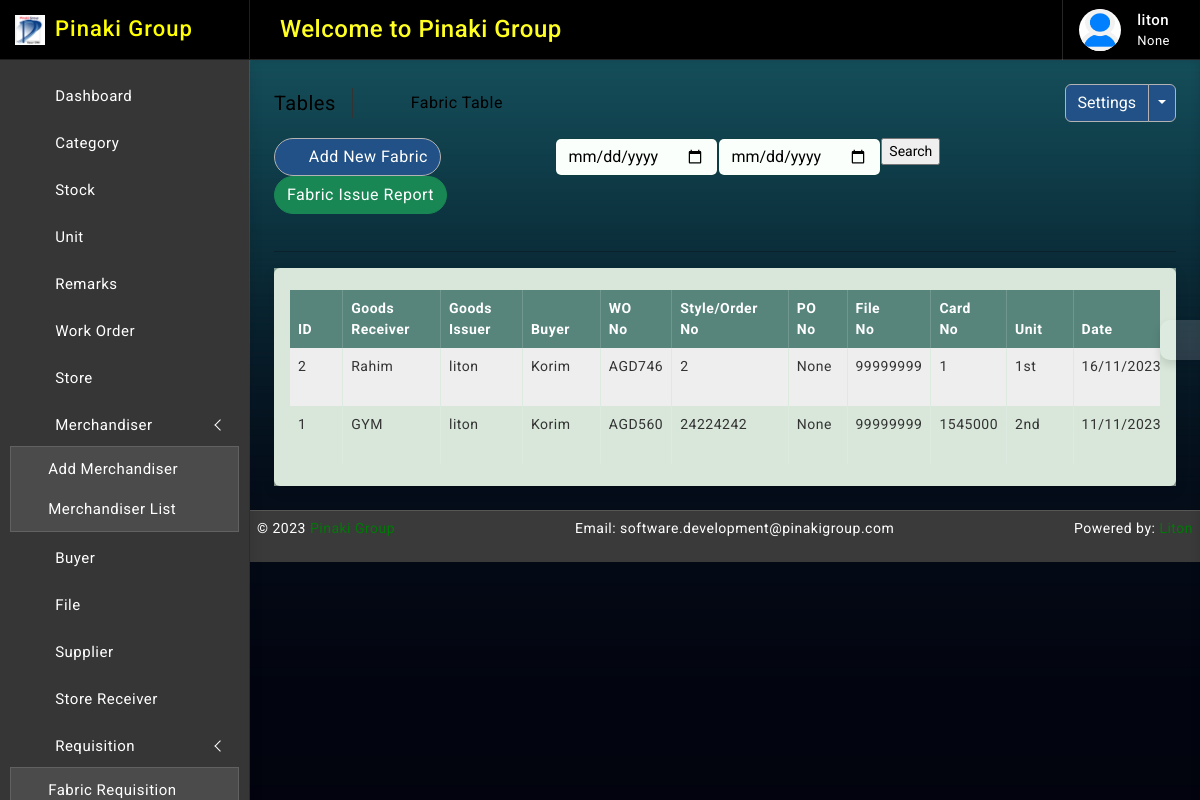
Before: /fabric_requi/ (signed in) with the older database file.
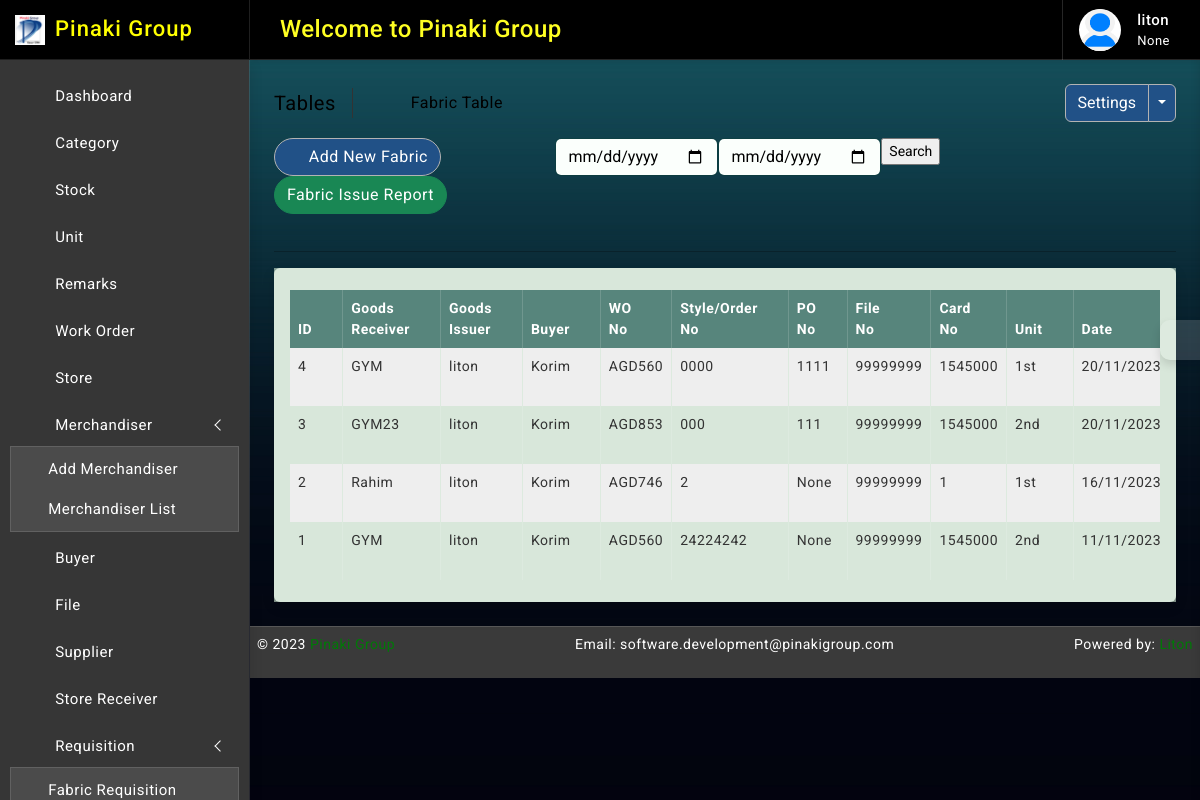
After: the same page with the newer database file.
### fabric_requi/models.py (models this page shows, shortened)
class FabricRequisitionBill(models.Model):
    billno = models.AutoField(primary_key=True)
    time = models.DateTimeField(auto_now=True)
    name = models.CharField(max_length=64, null=True, blank=True)
    buyer_name = models.CharField(max_length=64, null=True, blank=True)
    work_order_fr = models.ForeignKey(StoreBill, on_delete=models.CASCADE, blank=False, related_name='fabric_work_order')
    fileno_po = models.CharField(max_length=64, blank=False, null=True)
    po_no = models.CharField(max_length=32, null=True, blank=True)
    style_no = models.CharField(max_length=32, null=True, blank=True)
    card_no = models.CharField(max_length=32, null=True, blank=True)
    UNIT = (
        ('', 'Select'),
        ('1st', '1st'),
        ('2nd', '2nd'),
        ('3rd', '3rd'),
    )
    unit = models.CharField(max_length=64, null=True, blank=False, choices=UNIT)
    date = models.DateField(auto_now_add=True, auto_now=False)
    remarks = models.ForeignKey(Remarks, on_delete=models.CASCADE, blank=False, related_name='remarksname_fabric')
    updated_at = models.DateTimeField(auto_now_add=False, auto_now=True)
    created_at = models.DateTimeField(auto_now_add=True, auto_now=False)
    def get_items_list(self):
        return FabricRequisitionItem.objects.filter(billno=self)

### store/models.py (models this page shows, shortened)
class StoreBill(models.Model):
    billno = models.AutoField(primary_key=True)
    time = models.DateTimeField(auto_now=True)
    supplier = models.CharField(max_length=64, blank=False, null=True)
    buyer_name = models.CharField(max_length=64, blank=False, null=True)
    REPORT = (
        ('', 'Doc.Select'),
        ('Invoice', 'Invoice'),
        ('DC', 'DC'),
    )
    report = models.CharField(max_length=64, null=True, blank=False, choices=REPORT)
    report_no = models.CharField(max_length=64, null=True, blank=True)
    report_date = models.DateField(default=date.today, null=True, blank=True)
    received_date = models.DateField(auto_now_add=True, auto_now=False)
    img_file = models.ImageField(upload_to='store', default='blank.png', null=True, blank=True)
    work_order = models.ForeignKey(PurchaseBill, on_delete=models.CASCADE, blank=False, related_name='store_file_no')
    po_no = models.CharField(max_length=32, null=True, blank=True)
    master_lc_sc = models.CharField(max_length=64, blank=False, null=True)
    style_no = models.CharField(max_length=32, null=True, blank=True)
    fileno_po = models.CharField(max_length=64, blank=False, null=True)
    store_location = models.CharField(max_length=64, blank=True, null=True)
    remarks = models.ForeignKey(Remarks, on_delete=models.CASCADE, blank=False, related_name='remarksname_store')
    updated_at = models.DateTimeField(auto_now_add=False, auto_now=True)
    created_at = models.DateTimeField(auto_now_add=True, auto_now=False)
    def __str__(self):
        return str(self.work_order.work_order)

### purchase_order/models.py (models this page shows, shortened)
class PurchaseBill(models.Model):
    billno = models.AutoField(primary_key=True)
    time = models.DateTimeField(auto_now=True)
    supplier = models.ForeignKey(Supplier, on_delete=models.CASCADE, blank=False, related_name='suppliersname')
    buyer_name = models.CharField(max_length=64, blank=False, null=True)
    po_no = models.CharField(max_length=32, null=True, blank=True)
    fileno_po = models.ForeignKey(File, on_delete=models.CASCADE, blank=False, related_name='fileno_pos')
    style_no = models.CharField(max_length=32, null=True, blank=True)
    work_order = models.CharField(max_length=64, null=True, blank=True, unique=True)
    wo_date = models.DateField(auto_now_add=True, auto_now=False)
    master_lc_sc = models.CharField(max_length=64, null=True, blank=True)
    remarks = models.ForeignKey(Remarks, on_delete=models.CASCADE, blank=False, related_name='remarksname')
    updated_at = models.DateTimeField(auto_now_add=False, auto_now=True)
    created_at = models.DateTimeField(auto_now_add=True, auto_now=False)

### accounts/models.py (models this page shows, shortened)
class Profile(models.Model):
    user = models.OneToOneField(User, on_delete=models.CASCADE, null=True, blank=True, related_name="profile")
    full_name = models.CharField(max_length=64, null=True, blank=True)
    img_profile = models.ImageField(upload_to='profile', default='default.png', null=True, blank=True)
    phone = models.CharField(max_length=32, null=True, blank=True, unique=True)
    designation = models.CharField("Designation", max_length=50, null=True, blank=True)
    dob = models.DateField(default=None, null=True, blank=True)
    updated_at = models.DateTimeField(auto_now_add=False, auto_now=True)
    created_at = models.DateTimeField(auto_now_add=True, auto_now=False)

### accounts/decorators.py (the view)
        def wrapper_func(request, *args, **kwargs):
            group = None
            if request.user.groups.exists():
                group = request.user.groups.all()[0].name
            if group in allowed_roles:
                return view_func(request, *args, **kwargs)
            else:
                return render(request, 'accounts/index.html')

### templates/fabric_requi/read.html (shortened to what this page needs)
{% extends 'base/index.html' %}
{% block body %}
{% load static %}
		<div class="page-wrapper">
			<div class="page-content">
				<div class="page-breadcrumb d-none d-sm-flex align-items-center mb-3">
					<div class="breadcrumb-title pe-3">Tables</div>
					<div class="ps-3">{{group}}
						<nav aria-label="breadcrumb">
							<ol class="breadcrumb mb-0 p-0">
								<li class="breadcrumb-item"><a href="#"><i class="bx bx-home-alt"></i></a>
								</li>
								<li class="breadcrumb-item active" aria-current="page">Fabric Table</li>
							</ol>
						</nav>
					</div>
					<div class="ms-auto">
						<div class="btn-group">
							<button type="button" class="btn btn-light">Settings</button>
							<button type="button" class="btn btn-light dropdown-toggle dropdown-toggle-split" data-bs-toggle="dropdown">	<span class="visually-hidden">Toggle Dropdown</span>
							</button>
						</div>
					</div>
				</div>
					<div class="col-md-9">
						<form class="float-md-end" method='POST' action=''>
							<div class="row row-cols-md-auto g-lg-4">
								<div class="col-md-5">
									<div class="controls">
										{{ form.start_date }}
									</div>
								</div><br>
								<div class="col-md-5">
									<div class="controls">
										{{ form.end_date }}
									</div>
								</div><br>
								<div class="col-md-2">
									<div class="controls">
										<input type="submit" value='Search'/>
									</div>
								</div>
							</div>
						</form>
					</div>
				<div class="ms-auto">
					<a href="/fabric_requi/create/" class="btn btn-light radius-30 mt-2 mt-lg-0"><i class="bx bxs-plus-square"></i>Add New Fabric</a>
					<a href="/fabric_requi/report/" class="btn btn-success radius-30 mt-2 mt-lg-0">Fabric Issue Report</a>
				</div><br>
				<hr/>
				<div class="card">
					<div class="card-body">
						<div class="table-responsive">
							<table id="example2" class="table table-striped table-bordered">
								<thead>
									<tr>
										<th>ID</th>
										<th>Goods Receiver</th>
										<th>Goods Issuer</th>
                                        <th>Buyer</th>
                                        <th>WO No</th>
                                        <th>Style/Order No</th>
                                        <th>PO No</th>
                                        <th>File No</th>
                                        <th>Card No</th>
                                        <th>Unit</th>
                                        <th>Date</th>
									</tr>
								</thead>
								<tbody>
									{% for data in bills %}
									<tr>
                                        <td> <p>{{ data.billno }}</p> </td>
                                        <td>{{ data.name }}</td>
										<td>{{ user.username }}</td>
                                        <td>{{ data.buyer_name }}</td>
                                        <td>{{ data.work_order_fr }}</td>
                                        <td>{{ data.style_no }}</td>
                                        <td>{{ data.po_no }}</td>
                                        <td>{{ data.fileno_po }}</td>
                                        <td>{{ data.card_no }}</td>
                                        <td>{{ data.unit }}</td>
                                        <td>{{ data.date|date:"d/m/Y" }}</td>
									</tr>
								 {% endfor %}
								</tbody>
							</table>
						</div>
					</div>
				</div>
			</div>
		</div>
{% endblock body %}

### templates/base/index.html (shortened to what the changed rows need)
{% load static %}
<!DOCTYPE html>
<html lang="en">
<head>
<link href="{% static 'plugins/simplebar/css/simplebar.css' %}" rel="stylesheet" />
<link href="{% static 'plugins/perfect-scrollbar/css/perfect-scrollbar.css' %}" rel="stylesheet" />
<link href="{% static 'plugins/metismenu/css/metisMenu.min.css' %}" rel="stylesheet" />
<link href="{% static 'plugins/datatable/css/dataTables.bootstrap5.min.css' %}" rel="stylesheet" />
<link href="{% static 'css/bootstrap.min.css' %}" rel="stylesheet">
<link href="{% static 'css/bootstrap-extended.css' %}" rel="stylesheet">
<link href="{% static 'css/app.css' %}" rel="stylesheet">
<link href="{% static 'css/icons.css' %}" rel="stylesheet">
<link rel="stylesheet" href="https://cdnjs.cloudflare.com/ajax/libs/select2/4.0.13/css/select2.min.css">
</head>
<body class="bg-theme bg-theme2">
    <div class="wrapper">
<div class="sidebar-wrapper" data-simplebar="true">
    <ul class="metismenu" id="menu">
        {% for group in user.groups.all %}
        {% if group.name == "merchandiser" %}
        <li>
            <a class="has-arrow" href="javascript:;">
                <div class="parent-icon"><i class="bx bx-grid-alt"></i>
                </div>
                <div class="menu-title">Merchandiser</div>
            </a>
            <ul>
                <li> <a href="/merchandiser/create/"><i class="bx bx-right-arrow-alt"></i>Add Merchandiser</a>
                </li>
                <li> <a href="{% url 'merchandiser_read' %}"><i class="bx bx-right-arrow-alt"></i>Merchandiser List</a>
                </li>
            </ul>
        </li>
                <li>
                    <a href="{% url 'buyer_read' %}">
                        <div class="parent-icon"><i class="lni lni-users"></i>
                        </div>
                        <div class="menu-title">Buyer</div>
                    </a>
                </li>
                <li>
                    <a href="{% url 'file_read' %}">
                        <div class="parent-icon"><i class='bx bx-file'></i>
                        </div>
                        <div class="menu-title">File</div>
                    </a>
                </li>
                <li>
                    <a href="/supplier/create/">
                        <div class="parent-icon"><i class='lni lni-cart-full'></i>
                        </div>
                        <div class="menu-title">Supplier</div>
                    </a>
                </li>
            {% else %}
            <li>
                <a href="{% url 'category_read' %}">
                    <div class="parent-icon"><i class='bx bx-grid-alt'></i>
                    </div>
                    <div class="menu-title">Category</div>
                </a>
            </li>
            <li>
                <a href="{% url 'stock_read' %}">
                    <div class="parent-icon"><i class="fadeIn animated bx bx-store"></i>
                    </div>
                    <div class="menu-title">Stock</div>
                </a>
            </li>
            <li>
                <a href="{% url 'unit_read' %}">
                    <div class="parent-icon"><i class="fadeIn animated bx bx-store"></i>
                    </div>
                    <div class="menu-title">Unit</div>
                </a>
            </li>
            <li>
                <a href="{% url 'remarks_read' %}">
                    <div class="parent-icon"><i class="fadeIn animated bx bx-comment-add"></i>
                    </div>
                    <div class="menu-title">Remarks</div>
                </a>
            </li>
            <li>
                <a href="{% url 'wo_read' %}">
                    <div class="parent-icon"><i class="lni lni-cart"></i>
                    </div>
                    <div class="menu-title">Work Order</div>
                </a>
            </li>
            <li>
                <a href="{% url 'store_read' %}">
                    <div class="parent-icon"><i class="fadeIn animated bx bx-store-alt"></i>
                    </div>
                    <div class="menu-title">Store</div>
                </a>
            </li>
            <li>
                <a class="has-arrow" href="javascript:;">
                    <div class="parent-icon"><i class="bx bx-grid-alt"></i>
                    </div>
                    <div class="menu-title">Merchandiser</div>
                </a>
                <ul>
                    <li> <a href="/merchandiser/create/"><i class="bx bx-right-arrow-alt"></i>Add Merchandiser</a>
                    </li>
                    <li> <a href="{% url 'merchandiser_read' %}"><i class="bx bx-right-arrow-alt"></i>Merchandiser List</a>
                    </li>
                </ul>
            </li>
            <li>
                <a href="{% url 'buyer_read' %}">
                    <div class="parent-icon"><i class="lni lni-users"></i>
                    </div>
                    <div class="menu-title">Buyer</div>
                </a>
            </li>
            <li>
                <a href="{% url 'file_read' %}">
                    <div class="parent-icon"><i class='bx bx-file'></i>
                    </div>
                    <div class="menu-title">File</div>
                </a>
            </li>
            <li>
                <a href="/supplier/create/">
                    <div class="parent-icon"><i class='lni lni-cart-full'></i>
                    </div>
                    <div class="menu-title">Supplier</div>
                </a>
            </li>
                <li>
                    <a href="{% url 'storeRec_read' %}">
                        <div class="parent-icon"><i class='bx bx-cart'></i>
                        </div>
                        <div class="menu-title">Store Receiver</div>
                    </a>
                </li>
                <li>
                    <a href="javascript:;" class="has-arrow">
                        <div class="parent-icon"><i class='lni lni-spiner-solid'></i>
                        </div>
                        <div class="menu-title">Requisition</div>
                    </a>
                    <ul>
                        <li> <a href="{% url 'fabricr_read' %}"><i class="bx bx-right-arrow-alt"></i>Fabric Requisition</a>
                        </li>
                    </ul>
                </li>
            {% endif %}
        {% endfor %}
    </ul>
</div>
		<header>
			<div class="topbar d-flex align-items-center">
				<nav class="navbar navbar-expand">
					<div class="user-box dropdown">
						<a class="d-flex align-items-center nav-link dropdown-toggle dropdown-toggle-nocaret" href="#" role="button" data-bs-toggle="dropdown" aria-expanded="false">
							<img src="{{ user.profile.img_profile.url }}" class="user-img" alt="user avatar">
							<div class="user-info ps-3">
								<p class="user-name mb-0">{{request.user}}</p>
								<p class="designattion mb-0">{{ user.profile.designation }}</p>
							</div>
						</a>
					</div>
				</nav>
			</div>
		</header>
        {% block body %}
        {% endblock body %}
    </div>
</body>
</html>

Changed rows visible on the page:
added FabricRequisitionBill: billno "4", name "GYM", {{ user.username }} "liton", buyer_name "Korim", work_order_fr "AGD560", style_no "0000", po_no "1111", fileno_po "99999999", card_no "1545000", unit "1st", date "20/11/2023"
added FabricRequisitionBill: billno "3", name "GYM23", {{ user.username }} "liton", buyer_name "Korim", work_order_fr "AGD853", style_no "000", po_no "111", fileno_po "99999999", card_no "1545000", unit "2nd", date "20/11/2023"
